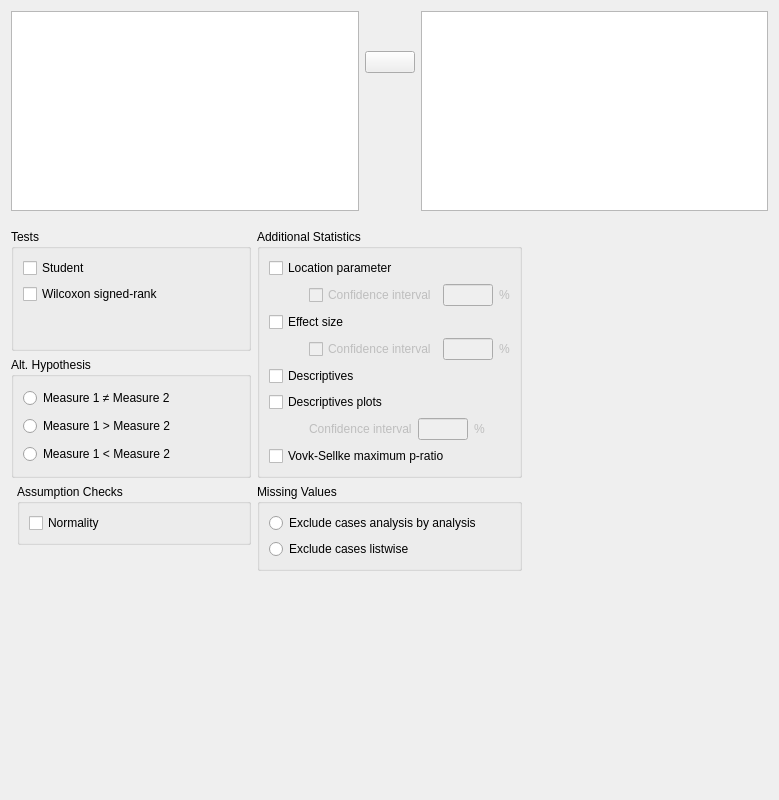
<?xml version="1.0" encoding="UTF-8"?>
<ui version="4.0">
 <class>TTestPairedSamplesForm</class>
 <widget class="QWidget" name="TTestPairedSamplesForm">
  <property name="geometry">
   <rect>
    <x>0</x>
    <y>0</y>
    <width>779</width>
    <height>800</height>
   </rect>
  </property>
  <property name="sizePolicy">
   <sizepolicy hsizetype="Fixed" vsizetype="Preferred">
    <horstretch>0</horstretch>
    <verstretch>0</verstretch>
   </sizepolicy>
  </property>
  <property name="minimumSize">
   <size>
    <width>0</width>
    <height>0</height>
   </size>
  </property>
  <property name="windowTitle">
   <string>Form</string>
  </property>
  <layout class="QGridLayout" name="gridLayout_3">
   <property name="verticalSpacing">
    <number>0</number>
   </property>
   <item row="0" column="0">
    <widget class="QWidget" name="topWidget" native="true">
     <property name="sizePolicy">
      <sizepolicy hsizetype="Expanding" vsizetype="Fixed">
       <horstretch>0</horstretch>
       <verstretch>0</verstretch>
      </sizepolicy>
     </property>
     <layout class="QGridLayout" name="gridLayout">
      <property name="leftMargin">
       <number>0</number>
      </property>
      <property name="topMargin">
       <number>0</number>
      </property>
      <property name="rightMargin">
       <number>0</number>
      </property>
      <property name="verticalSpacing">
       <number>0</number>
      </property>
      <item row="0" column="1">
       <spacer name="verticalSpacer_4">
        <property name="orientation">
         <enum>Qt::Vertical</enum>
        </property>
        <property name="sizeType">
         <enum>QSizePolicy::Fixed</enum>
        </property>
        <property name="sizeHint" stdset="0">
         <size>
          <width>20</width>
          <height>40</height>
         </size>
        </property>
       </spacer>
      </item>
      <item row="1" column="1">
       <widget class="AssignButton" name="assignButton">
        <property name="sizePolicy">
         <sizepolicy hsizetype="Fixed" vsizetype="Fixed">
          <horstretch>0</horstretch>
          <verstretch>0</verstretch>
         </sizepolicy>
        </property>
        <property name="minimumSize">
         <size>
          <width>50</width>
          <height>0</height>
         </size>
        </property>
        <property name="maximumSize">
         <size>
          <width>50</width>
          <height>16777215</height>
         </size>
        </property>
        <property name="text">
         <string/>
        </property>
       </widget>
      </item>
      <item row="2" column="1">
       <spacer name="verticalSpacer_3">
        <property name="orientation">
         <enum>Qt::Vertical</enum>
        </property>
        <property name="sizeHint" stdset="0">
         <size>
          <width>20</width>
          <height>40</height>
         </size>
        </property>
       </spacer>
      </item>
      <item row="0" column="0" rowspan="3">
       <widget class="AvailableFieldsListView" name="availableFields">
        <property name="sizePolicy">
         <sizepolicy hsizetype="Preferred" vsizetype="Fixed">
          <horstretch>0</horstretch>
          <verstretch>0</verstretch>
         </sizepolicy>
        </property>
        <property name="minimumSize">
         <size>
          <width>0</width>
          <height>200</height>
         </size>
        </property>
        <property name="maximumSize">
         <size>
          <width>16777215</width>
          <height>200</height>
         </size>
        </property>
       </widget>
      </item>
      <item row="0" column="2" rowspan="3">
       <widget class="BoundPairsTable" name="pairs">
        <property name="sizePolicy">
         <sizepolicy hsizetype="Preferred" vsizetype="Fixed">
          <horstretch>0</horstretch>
          <verstretch>0</verstretch>
         </sizepolicy>
        </property>
        <property name="minimumSize">
         <size>
          <width>0</width>
          <height>200</height>
         </size>
        </property>
        <property name="maximumSize">
         <size>
          <width>16777215</width>
          <height>200</height>
         </size>
        </property>
       </widget>
      </item>
     </layout>
    </widget>
   </item>
   <item row="1" column="0">
    <widget class="QWidget" name="widget_7" native="true">
     <property name="sizePolicy">
      <sizepolicy hsizetype="Fixed" vsizetype="Fixed">
       <horstretch>0</horstretch>
       <verstretch>0</verstretch>
      </sizepolicy>
     </property>
     <layout class="QGridLayout" name="gridLayout_12">
      <property name="leftMargin">
       <number>0</number>
      </property>
      <property name="rightMargin">
       <number>0</number>
      </property>
      <property name="bottomMargin">
       <number>0</number>
      </property>
      <item row="0" column="2" rowspan="2">
       <widget class="GroupBox" name="groupBox_7">
        <property name="sizePolicy">
         <sizepolicy hsizetype="Preferred" vsizetype="Minimum">
          <horstretch>0</horstretch>
          <verstretch>0</verstretch>
         </sizepolicy>
        </property>
        <property name="title">
         <string>Additional Statistics</string>
        </property>
        <layout class="QFormLayout" name="formLayout">
         <item row="0" column="0">
          <widget class="BoundCheckBox" name="meanDifference">
           <property name="sizePolicy">
            <sizepolicy hsizetype="Fixed" vsizetype="Fixed">
             <horstretch>0</horstretch>
             <verstretch>0</verstretch>
            </sizepolicy>
           </property>
           <property name="text">
            <string>Location parameter</string>
           </property>
          </widget>
         </item>
         <item row="1" column="0">
          <widget class="QWidget" name="widgetMeanDiffConfidenceInterval" native="true">
           <property name="enabled">
            <bool>false</bool>
           </property>
           <layout class="QGridLayout" name="gridLayout_13">
            <property name="leftMargin">
             <number>40</number>
            </property>
            <property name="topMargin">
             <number>0</number>
            </property>
            <property name="rightMargin">
             <number>0</number>
            </property>
            <property name="bottomMargin">
             <number>0</number>
            </property>
            <item row="0" column="2">
             <widget class="QLabel" name="label_6">
              <property name="sizePolicy">
               <sizepolicy hsizetype="Fixed" vsizetype="Preferred">
                <horstretch>0</horstretch>
                <verstretch>0</verstretch>
               </sizepolicy>
              </property>
              <property name="text">
               <string>%</string>
              </property>
             </widget>
            </item>
            <item row="0" column="1">
             <widget class="BoundTextBox" name="meanDiffConfidenceIntervalPercent">
              <property name="sizePolicy">
               <sizepolicy hsizetype="Fixed" vsizetype="Fixed">
                <horstretch>0</horstretch>
                <verstretch>0</verstretch>
               </sizepolicy>
              </property>
              <property name="minimumSize">
               <size>
                <width>50</width>
                <height>0</height>
               </size>
              </property>
              <property name="maximumSize">
               <size>
                <width>50</width>
                <height>16777215</height>
               </size>
              </property>
             </widget>
            </item>
            <item row="0" column="0">
             <widget class="BoundCheckBox" name="meanDiffConfidenceIntervalCheckbox">
              <property name="text">
               <string>Confidence interval</string>
              </property>
             </widget>
            </item>
           </layout>
          </widget>
         </item>
         <item row="2" column="0">
          <widget class="BoundCheckBox" name="effectSize">
           <property name="sizePolicy">
            <sizepolicy hsizetype="Fixed" vsizetype="Fixed">
             <horstretch>0</horstretch>
             <verstretch>0</verstretch>
            </sizepolicy>
           </property>
           <property name="text">
            <string>Effect size</string>
           </property>
          </widget>
         </item>
         <item row="3" column="0">
          <widget class="QWidget" name="widgetEffSizeConfidenceInterval" native="true">
           <property name="enabled">
            <bool>false</bool>
           </property>
           <layout class="QGridLayout" name="gridLayout_14">
            <property name="leftMargin">
             <number>40</number>
            </property>
            <property name="topMargin">
             <number>0</number>
            </property>
            <property name="rightMargin">
             <number>0</number>
            </property>
            <property name="bottomMargin">
             <number>0</number>
            </property>
            <item row="0" column="1">
             <widget class="BoundTextBox" name="effSizeConfidenceIntervalPercent">
              <property name="sizePolicy">
               <sizepolicy hsizetype="Fixed" vsizetype="Fixed">
                <horstretch>0</horstretch>
                <verstretch>0</verstretch>
               </sizepolicy>
              </property>
              <property name="minimumSize">
               <size>
                <width>50</width>
                <height>0</height>
               </size>
              </property>
              <property name="maximumSize">
               <size>
                <width>50</width>
                <height>16777215</height>
               </size>
              </property>
             </widget>
            </item>
            <item row="0" column="2">
             <widget class="QLabel" name="label_8">
              <property name="sizePolicy">
               <sizepolicy hsizetype="Fixed" vsizetype="Preferred">
                <horstretch>0</horstretch>
                <verstretch>0</verstretch>
               </sizepolicy>
              </property>
              <property name="text">
               <string>%</string>
              </property>
             </widget>
            </item>
            <item row="0" column="0">
             <widget class="BoundCheckBox" name="effSizeConfidenceIntervalCheckbox">
              <property name="text">
               <string>Confidence interval</string>
              </property>
             </widget>
            </item>
           </layout>
          </widget>
         </item>
         <item row="4" column="0">
          <widget class="BoundCheckBox" name="descriptives">
           <property name="sizePolicy">
            <sizepolicy hsizetype="Fixed" vsizetype="Fixed">
             <horstretch>0</horstretch>
             <verstretch>0</verstretch>
            </sizepolicy>
           </property>
           <property name="text">
            <string>Descriptives</string>
           </property>
          </widget>
         </item>
         <item row="5" column="0">
          <widget class="BoundCheckBox" name="descriptivesPlots">
           <property name="sizePolicy">
            <sizepolicy hsizetype="Fixed" vsizetype="Fixed">
             <horstretch>0</horstretch>
             <verstretch>0</verstretch>
            </sizepolicy>
           </property>
           <property name="text">
            <string>Descriptives plots</string>
           </property>
          </widget>
         </item>
         <item row="6" column="0">
          <widget class="QWidget" name="widgetDescriptivesPlotsConfidenceInterval" native="true">
           <property name="enabled">
            <bool>false</bool>
           </property>
           <layout class="QGridLayout" name="gridLayout_9">
            <property name="leftMargin">
             <number>40</number>
            </property>
            <property name="topMargin">
             <number>0</number>
            </property>
            <property name="rightMargin">
             <number>0</number>
            </property>
            <property name="bottomMargin">
             <number>0</number>
            </property>
            <item row="0" column="1">
             <widget class="BoundTextBox" name="descriptivesPlotsConfidenceInterval">
              <property name="sizePolicy">
               <sizepolicy hsizetype="Fixed" vsizetype="Fixed">
                <horstretch>0</horstretch>
                <verstretch>0</verstretch>
               </sizepolicy>
              </property>
              <property name="minimumSize">
               <size>
                <width>50</width>
                <height>0</height>
               </size>
              </property>
              <property name="maximumSize">
               <size>
                <width>50</width>
                <height>16777215</height>
               </size>
              </property>
             </widget>
            </item>
            <item row="0" column="0">
             <widget class="QLabel" name="label_3">
              <property name="sizePolicy">
               <sizepolicy hsizetype="Fixed" vsizetype="Preferred">
                <horstretch>0</horstretch>
                <verstretch>0</verstretch>
               </sizepolicy>
              </property>
              <property name="text">
               <string>Confidence interval</string>
              </property>
             </widget>
            </item>
            <item row="0" column="2">
             <widget class="QLabel" name="label_4">
              <property name="sizePolicy">
               <sizepolicy hsizetype="Fixed" vsizetype="Preferred">
                <horstretch>0</horstretch>
                <verstretch>0</verstretch>
               </sizepolicy>
              </property>
              <property name="text">
               <string>%</string>
              </property>
             </widget>
            </item>
           </layout>
          </widget>
         </item>
         <item row="7" column="0">
          <widget class="BoundCheckBox" name="VovkSellkeMPR">
           <property name="sizePolicy">
            <sizepolicy hsizetype="Fixed" vsizetype="Fixed">
             <horstretch>0</horstretch>
             <verstretch>0</verstretch>
            </sizepolicy>
           </property>
           <property name="text">
            <string>Vovk-Sellke maximum p-ratio</string>
           </property>
          </widget>
         </item>
        </layout>
       </widget>
      </item>
      <item row="2" column="2" rowspan="2">
       <widget class="BoundGroupBox" name="missingValues">
        <property name="sizePolicy">
         <sizepolicy hsizetype="Preferred" vsizetype="Minimum">
          <horstretch>0</horstretch>
          <verstretch>0</verstretch>
         </sizepolicy>
        </property>
        <property name="title">
         <string>Missing Values</string>
        </property>
        <property name="flat">
         <bool>false</bool>
        </property>
        <layout class="QGridLayout" name="gridLayout_6">
         <item row="1" column="0">
          <widget class="QRadioButton" name="_2excludeListwise">
           <property name="sizePolicy">
            <sizepolicy hsizetype="Fixed" vsizetype="Fixed">
             <horstretch>0</horstretch>
             <verstretch>0</verstretch>
            </sizepolicy>
           </property>
           <property name="text">
            <string>Exclude cases listwise</string>
           </property>
          </widget>
         </item>
         <item row="0" column="0">
          <widget class="QRadioButton" name="_1excludeAnalysisByAnalysis">
           <property name="sizePolicy">
            <sizepolicy hsizetype="Fixed" vsizetype="Fixed">
             <horstretch>0</horstretch>
             <verstretch>0</verstretch>
            </sizepolicy>
           </property>
           <property name="text">
            <string>Exclude cases analysis by analysis</string>
           </property>
          </widget>
         </item>
         <item row="0" column="1" rowspan="2">
          <spacer name="horizontalSpacer_3">
           <property name="orientation">
            <enum>Qt::Horizontal</enum>
           </property>
           <property name="sizeType">
            <enum>QSizePolicy::Expanding</enum>
           </property>
           <property name="sizeHint" stdset="0">
            <size>
             <width>5</width>
             <height>20</height>
            </size>
           </property>
          </spacer>
         </item>
        </layout>
       </widget>
      </item>
      <item row="2" column="1">
       <widget class="GroupBox" name="testType">
        <property name="sizePolicy">
         <sizepolicy hsizetype="Preferred" vsizetype="Minimum">
          <horstretch>0</horstretch>
          <verstretch>0</verstretch>
         </sizepolicy>
        </property>
        <property name="title">
         <string>Assumption Checks</string>
        </property>
        <layout class="QGridLayout" name="gridLayout_11">
         <item row="0" column="0">
          <widget class="BoundCheckBox" name="normalityTests">
           <property name="sizePolicy">
            <sizepolicy hsizetype="Fixed" vsizetype="Fixed">
             <horstretch>0</horstretch>
             <verstretch>0</verstretch>
            </sizepolicy>
           </property>
           <property name="text">
            <string>Normality</string>
           </property>
          </widget>
         </item>
         <item row="0" column="1">
          <spacer name="horizontalSpacer_4">
           <property name="orientation">
            <enum>Qt::Horizontal</enum>
           </property>
           <property name="sizeType">
            <enum>QSizePolicy::Expanding</enum>
           </property>
           <property name="sizeHint" stdset="0">
            <size>
             <width>5</width>
             <height>20</height>
            </size>
           </property>
          </spacer>
         </item>
        </layout>
       </widget>
      </item>
      <item row="1" column="0" colspan="2">
       <widget class="BoundGroupBox" name="hypothesis">
        <property name="sizePolicy">
         <sizepolicy hsizetype="Preferred" vsizetype="Minimum">
          <horstretch>0</horstretch>
          <verstretch>0</verstretch>
         </sizepolicy>
        </property>
        <property name="minimumSize">
         <size>
          <width>240</width>
          <height>0</height>
         </size>
        </property>
        <property name="title">
         <string>Alt. Hypothesis</string>
        </property>
        <property name="flat">
         <bool>false</bool>
        </property>
        <layout class="QGridLayout" name="gridLayout_5">
         <item row="1" column="1" rowspan="3">
          <spacer name="horizontalSpacer_2">
           <property name="orientation">
            <enum>Qt::Horizontal</enum>
           </property>
           <property name="sizeType">
            <enum>QSizePolicy::Expanding</enum>
           </property>
           <property name="sizeHint" stdset="0">
            <size>
             <width>5</width>
             <height>20</height>
            </size>
           </property>
          </spacer>
         </item>
         <item row="1" column="0">
          <widget class="QRadioButton" name="_1notEqual">
           <property name="sizePolicy">
            <sizepolicy hsizetype="Fixed" vsizetype="Fixed">
             <horstretch>0</horstretch>
             <verstretch>0</verstretch>
            </sizepolicy>
           </property>
           <property name="text">
            <string>Measure 1 ≠ Measure 2</string>
           </property>
          </widget>
         </item>
         <item row="3" column="0">
          <widget class="QRadioButton" name="_3groupTwoGreater">
           <property name="sizePolicy">
            <sizepolicy hsizetype="Fixed" vsizetype="Fixed">
             <horstretch>0</horstretch>
             <verstretch>0</verstretch>
            </sizepolicy>
           </property>
           <property name="text">
            <string>Measure 1 &lt; Measure 2</string>
           </property>
          </widget>
         </item>
         <item row="2" column="0">
          <widget class="QRadioButton" name="_2groupOneGreater">
           <property name="sizePolicy">
            <sizepolicy hsizetype="Fixed" vsizetype="Fixed">
             <horstretch>0</horstretch>
             <verstretch>0</verstretch>
            </sizepolicy>
           </property>
           <property name="text">
            <string>Measure 1 &gt; Measure 2</string>
           </property>
          </widget>
         </item>
        </layout>
       </widget>
      </item>
      <item row="0" column="0" colspan="2">
       <widget class="GroupBox" name="tests">
        <property name="sizePolicy">
         <sizepolicy hsizetype="Preferred" vsizetype="Minimum">
          <horstretch>0</horstretch>
          <verstretch>0</verstretch>
         </sizepolicy>
        </property>
        <property name="title">
         <string>Tests</string>
        </property>
        <layout class="QFormLayout" name="formLayout_2">
         <item row="0" column="0">
          <widget class="BoundCheckBox" name="students">
           <property name="sizePolicy">
            <sizepolicy hsizetype="Fixed" vsizetype="Fixed">
             <horstretch>0</horstretch>
             <verstretch>0</verstretch>
            </sizepolicy>
           </property>
           <property name="text">
            <string>Student</string>
           </property>
          </widget>
         </item>
         <item row="1" column="0">
          <widget class="BoundCheckBox" name="wilcoxonSignedRank">
           <property name="sizePolicy">
            <sizepolicy hsizetype="Fixed" vsizetype="Fixed">
             <horstretch>0</horstretch>
             <verstretch>0</verstretch>
            </sizepolicy>
           </property>
           <property name="text">
            <string>Wilcoxon signed-rank</string>
           </property>
          </widget>
         </item>
         <item row="1" column="1">
          <spacer name="horizontalSpacer">
           <property name="orientation">
            <enum>Qt::Horizontal</enum>
           </property>
           <property name="sizeType">
            <enum>QSizePolicy::Expanding</enum>
           </property>
           <property name="sizeHint" stdset="0">
            <size>
             <width>5</width>
             <height>20</height>
            </size>
           </property>
          </spacer>
         </item>
        </layout>
       </widget>
      </item>
     </layout>
    </widget>
   </item>
   <item row="2" column="0">
    <spacer name="verticalSpacer">
     <property name="orientation">
      <enum>Qt::Vertical</enum>
     </property>
     <property name="sizeHint" stdset="0">
      <size>
       <width>20</width>
       <height>40</height>
      </size>
     </property>
    </spacer>
   </item>
  </layout>
 </widget>
 <customwidgets>
  <customwidget>
   <class>AssignButton</class>
   <extends>QPushButton</extends>
   <header>widgets/assignbutton.h</header>
  </customwidget>
  <customwidget>
   <class>AvailableFieldsListView</class>
   <extends>QListView</extends>
   <header>widgets/availablefieldslistview.h</header>
  </customwidget>
  <customwidget>
   <class>BoundTextBox</class>
   <extends>QLineEdit</extends>
   <header>widgets/boundtextbox.h</header>
  </customwidget>
  <customwidget>
   <class>BoundGroupBox</class>
   <extends>QGroupBox</extends>
   <header>widgets/boundgroupbox.h</header>
   <container>1</container>
  </customwidget>
  <customwidget>
   <class>BoundCheckBox</class>
   <extends>QCheckBox</extends>
   <header>widgets/boundcheckbox.h</header>
  </customwidget>
  <customwidget>
   <class>GroupBox</class>
   <extends>QGroupBox</extends>
   <header>widgets/groupbox.h</header>
   <container>1</container>
  </customwidget>
  <customwidget>
   <class>BoundPairsTable</class>
   <extends>QTableView</extends>
   <header>widgets/boundpairstable.h</header>
  </customwidget>
 </customwidgets>
 <tabstops>
  <tabstop>availableFields</tabstop>
  <tabstop>assignButton</tabstop>
  <tabstop>pairs</tabstop>
  <tabstop>students</tabstop>
  <tabstop>wilcoxonSignedRank</tabstop>
  <tabstop>_1notEqual</tabstop>
  <tabstop>_2groupOneGreater</tabstop>
  <tabstop>_3groupTwoGreater</tabstop>
  <tabstop>meanDifference</tabstop>
  <tabstop>effectSize</tabstop>
  <tabstop>descriptives</tabstop>
  <tabstop>descriptivesPlots</tabstop>
  <tabstop>descriptivesPlotsConfidenceInterval</tabstop>
  <tabstop>VovkSellkeMPR</tabstop>
  <tabstop>normalityTests</tabstop>
  <tabstop>_1excludeAnalysisByAnalysis</tabstop>
  <tabstop>_2excludeListwise</tabstop>
 </tabstops>
 <resources/>
 <connections>
  <connection>
   <sender>descriptivesPlots</sender>
   <signal>toggled(bool)</signal>
   <receiver>widgetDescriptivesPlotsConfidenceInterval</receiver>
   <slot>setEnabled(bool)</slot>
   <hints>
    <hint type="sourcelabel">
     <x>332</x>
     <y>407</y>
    </hint>
    <hint type="destinationlabel">
     <x>382</x>
     <y>435</y>
    </hint>
   </hints>
  </connection>
  <connection>
   <sender>meanDifference</sender>
   <signal>toggled(bool)</signal>
   <receiver>widgetMeanDiffConfidenceInterval</receiver>
   <slot>setEnabled(bool)</slot>
   <hints>
    <hint type="sourcelabel">
     <x>352</x>
     <y>263</y>
    </hint>
    <hint type="destinationlabel">
     <x>413</x>
     <y>294</y>
    </hint>
   </hints>
  </connection>
  <connection>
   <sender>effectSize</sender>
   <signal>toggled(bool)</signal>
   <receiver>widgetEffSizeConfidenceInterval</receiver>
   <slot>setEnabled(bool)</slot>
   <hints>
    <hint type="sourcelabel">
     <x>324</x>
     <y>326</y>
    </hint>
    <hint type="destinationlabel">
     <x>413</x>
     <y>357</y>
    </hint>
   </hints>
  </connection>
 </connections>
</ui>
